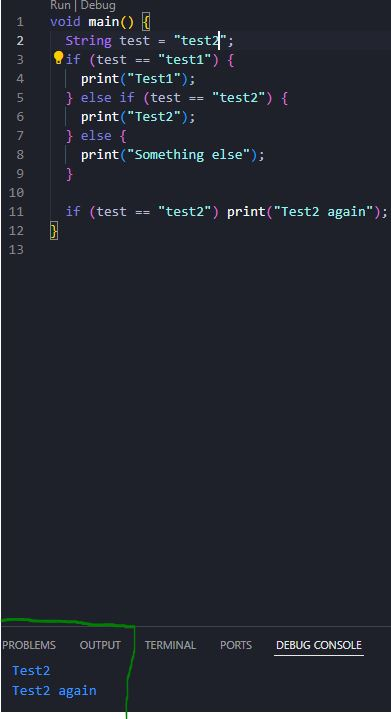
#> input picture Week_3/img/Langkah1.JPG, 391 x 719 px, given in place of female.tiff, which was not available
$ jupyter execute Week_3.ipynb   (text cells are left out)
#> lines starting #> are read from the running program, lines starting #| are printed output that depends on the picture; after the words box and inside, x2 and y2 are one past the last pixel; in counts of white or black regions, pixels touching at a corner belong together; pictures that were not available may be replaced by others from this repository, and a replacement may not be noted
[cell 1]
import cv2 as cv
from google.colab.patches import cv2_imshow
import matplotlib.pylab as plt
import numpy as np
from google.colab import drive

drive.mount('/content/drive/')

[cell 2]
print(' Mengubah tingkat kecerahan citra ')
print('----------------------------------')
try:
  brightness = int(input('Masukkan nilai kecerahan: '))
#> the answer given: 3
except ValueError:
  print('Error, not a number')

original = cv.imread('/content/drive/MyDrive/PCVK/Image/female.tiff')
#> original is the input picture: shape (719, 391, 3); mean B, G, R 47.9, 39, 35.5
brightness_image = np.zeros(original.shape, original.dtype)

#akses per piksel
for y in range(original.shape[0]):
  for x in range(original.shape[1]):
    for c in range(original.shape[2]):
      brightness_image[y,x,c] = np.clip(original[y,x,c] + brightness, 0, 255)

#cara simple tanpa for loop
#brightness_image = cv.convertScaleAbs(original, beta=brightness)

final_frame = cv.hconcat((original, brightness_image))
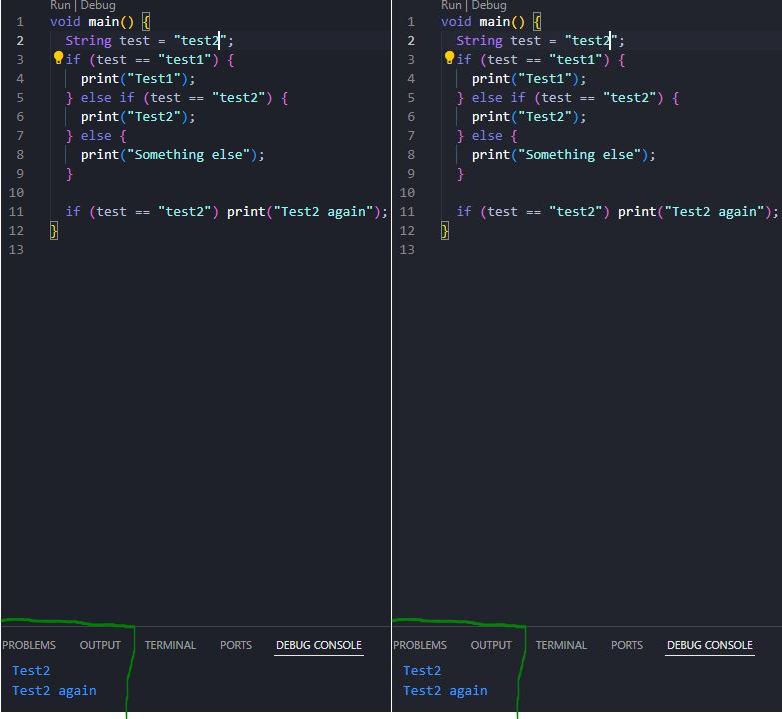
#> final_frame: shape (719, 782, 3); mean B, G, R 49.4, 40.5, 36.9
cv2_imshow(final_frame)

[cell 3]
print(' Mengimplementasikan Inverse Citra ')
print('-----------------------------------')

original_inverse = cv.imread('/content/drive/MyDrive/PCVK/Image/KTP.jpg')
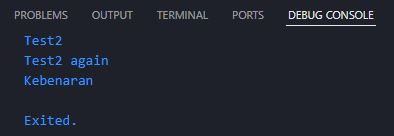
#> input picture Week_3/img/Langkah3.JPG, 394 x 136 px, given in place of KTP.jpg, which was not available
#> original_inverse is the input picture: shape (136, 394, 3); mean B, G, R 47.3, 36.9, 33
original_inverse = cv.resize(original_inverse, (0,0), fx=0.5, fy=0.5)
#> original_inverse: shape (68, 197, 3)

inverse = 255 - original_inverse
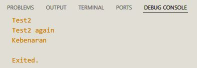
#> inverse: shape (68, 197, 3); mean B, G, R 207.7, 218.1, 222

final_frame = cv.hconcat((original_inverse, inverse))
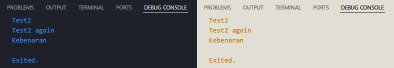
#> final_frame: shape (68, 394, 3); mean B, G, R 127.5, 127.5, 127.5
cv2_imshow(final_frame)

[cell 4]
print(' Mengubah Kontras dan Tingkat Kecerahan Citra ')
print('----------------------------------------------')

while True:
  try:
    brightness = int(input('Masukkan tingkat kecerahan [-255 - 255]: '))
    if -255 <= brightness <= 255:
      contrast = int(input('Masukkan kontras [1.0 - 3.0]: '))
      if 1.0 <= contrast <= 3.0:
        break
      else:
        print('Persyaratan contrast tidak sesuai!')
    else:
      print('Persyaratan brightness tidak sesuai!')
  except ValueError:
    print('Error, not a number')
#> this loop made 1 pass; the answer given on pass 1: 3

original_contrast = cv.imread('/content/drive/MyDrive/PCVK/Image/female.tiff')
contrast_image = np.zeros(original_contrast.shape, original_contrast.dtype)

# #akses per piksel
for y in range(original_contrast.shape[0]):
  for x in range(original_contrast.shape[1]):
    for c in range(original_contrast.shape[2]):
      contrast_image[y,x,c] = np.clip(contrast * original_contrast[y,x,c] + brightness, 0, 255)

final_frame = cv.hconcat((original_contrast, contrast_image))
cv2_imshow(final_frame)

[cell 5]
print(' Mengubah Tingkat Kecerahan dengan Transformasi Log ')
print('----------------------------------------------------')
try:
  brightness = int(input('Masukkan nilai kecerahan: '))
#> the answer given: 3
except ValueError:
  print('Error, not a number')

original_log = cv.imread('/content/drive/MyDrive/PCVK/Image/female.tiff')
log_image = np.zeros(original_log.shape, original_log.dtype)

#akses per piksel
for y in range(original_log.shape[0]):
  for x in range(original_log.shape[1]):
    for c in range(original_log.shape[2]):
      log_image[y,x,c] = np.clip(brightness * np.log(1 + original_log[y,x,c]), 0, 255)

#cara simple tanpa for loop
#brightness_image = cv.convertScaleAbs(original_log, beta=brightness)

final_frame = cv.hconcat((original_log, log_image))
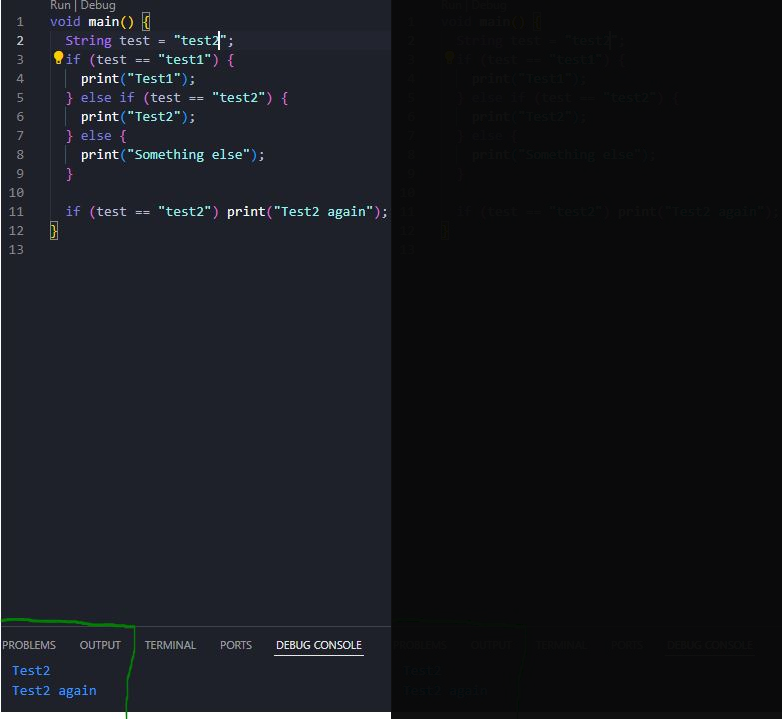
#> final_frame: shape (719, 782, 3); mean B, G, R 29.5, 24.6, 22.8
cv2_imshow(final_frame)

[cell 6]
import matplotlib.pylab as plt

ktp = cv.cvtColor(cv.imread('/content/drive/MyDrive/PCVK/Image/KTP.jpg'), cv.COLOR_BGR2RGB)
ktp_avg = ktp.copy()

gray = np.mean(ktp_avg, axis=2)

plt.figure(figsize=(10, 5))

plt.subplot(1, 2, 1)
plt.title('Original')
plt.imshow(ktp)

plt.subplot(1, 2, 2)
plt.title('Averaging')
plt.imshow(gray, cmap='gray')

plt.show()

[cell 7]
ktp_lght = ktp.copy()

max_rgb = np.max(ktp_lght, axis=2).astype(np.float32)
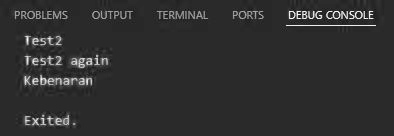
#> max_rgb: shape (136, 394) float32; min 10, max 255, mean 47.4
min_rgb = np.min(ktp_lght, axis=2).astype(np.float32)
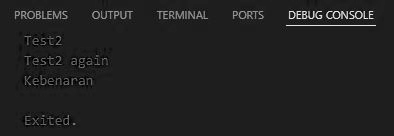
#> min_rgb: shape (136, 394) float32; min 0, max 252, mean 32.8

lightness = ((max_rgb + min_rgb) / 2).astype(np.uint8)

plt.figure(figsize=(10, 5))

plt.subplot(1, 2, 1)
plt.title('Original')
plt.imshow(ktp)

plt.subplot(1, 2, 2)
plt.title('Lightness')
plt.imshow(lightness, cmap='gray')

plt.show()

[cell 8]
ktp_lmnc = ktp.copy()

R, G, B = np.split(ktp_lmnc, 3, axis=2)

luminance = ((0.21 * R) + (0.72 * G) + (0.07 * B)).astype(np.uint8)

luminance = np.squeeze(luminance, axis=2)

plt.figure(figsize=(10, 5))

plt.subplot(1, 2, 1)
plt.title('Original')
plt.imshow(ktp)

plt.subplot(1, 2, 2)
plt.title('Luminance')
plt.imshow(luminance, cmap='gray')

plt.show()

[cell 9]
ktp_img = cv.imread('/content/drive/MyDrive/PCVK/Image/KTP.jpg')

B, G, R = ktp_img[:, :, 0], ktp_img[:, :, 1], ktp_img[:, :, 2]
blue_mask = (B > 100) & (R < 100) & (G < 100)
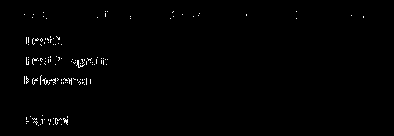
#> blue_mask: shape (136, 394) bool; 0.83% white in thin lines or dots, all inside (x1, y1, x2, y2) = (24, 11, 364, 126)
skin_mask = (R < 255) & (G < 205) & (B < 204)
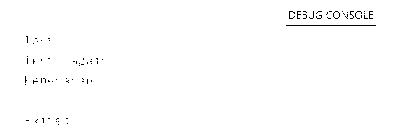
#> skin_mask: shape (136, 394) bool; 99.3% white; black in thin lines or dots, all inside (x1, y1, x2, y2) = (25, 11, 376, 125)
combined_mask = blue_mask | skin_mask

gray_value = 0.21 * R + 0.72 * G + 0.07 * B
gray_image = np.stack([gray_value] * 3, axis=-1)
res = np.where(combined_mask[:, :, None], ktp_img, gray_image).astype(np.uint8)

plt.figure(figsize=(10, 5))

plt.subplot(1, 2, 1)
plt.imshow(cv.cvtColor(ktp_img, cv.COLOR_BGR2RGB))

plt.subplot(1, 2, 2)
plt.imshow(cv.cvtColor(res, cv.COLOR_BGR2RGB))

plt.show()
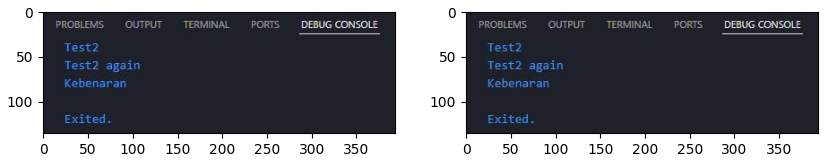
#> figure drawn by matplotlib, 2 panels
